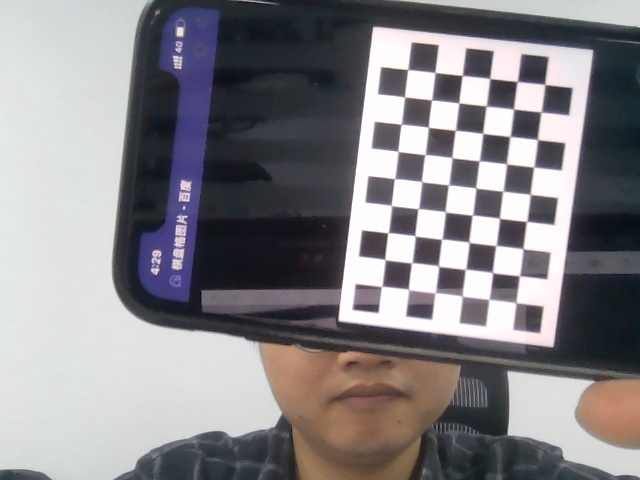
#> input picture Samples/SingleCalibration/CalImage/cal1.jpg, 640 x 480 px; its folder holds 5 pictures in this run
$ python Calibration.py
#> lines starting #> are read from the running program, lines starting #| are printed output that depends on the picture; after the words box and inside, x2 and y2 are one past the last pixel; in counts of white or black regions, pixels touching at a corner belong together
import cv2
import glob
import numpy as np
import matplotlib.pyplot as mp

# termination criteria
criteria = (cv2.TERM_CRITERIA_EPS + cv2.TERM_CRITERIA_MAX_ITER, 30, 0.001)
# prepare object points, like (0,0,0), (1,0,0), (2,0,0) ....,(6,5,0)
objp = np.zeros((9*6,3), np.float32)
objp[:,:2] = np.mgrid[0:9,0:6].T.reshape(-1,2)
objpoints = [] #chessboard conner 3d points
imgpoints = [] #conners image point
imgPaths = glob.glob('.\\CalImage\\*.jpg')
for frame in imgPaths:
    img = cv2.imread(frame)
#> img is the input picture: shape (480, 640, 3); mean B, G, R 136, 132.2, 134.8
    imggray = cv2.cvtColor(img, cv2.COLOR_RGB2GRAY)
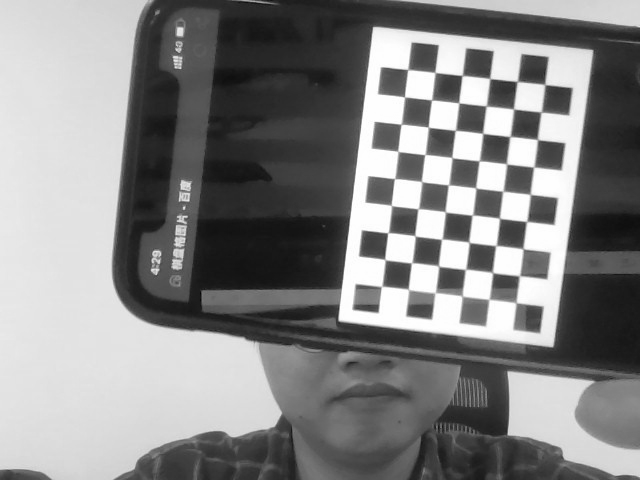
#> imggray: shape (480, 640); min 3, max 255, mean 133.6
    # Find the chess board corners
    ret, corners = cv2.findChessboardCorners(imggray, (9,6), None)
#> ret = True; corners = 54 rows, first 8: [381.5, 286.5], [384.9, 259.5], [387.5, 232.9], [391.4, 205.5], [394.5, 178.6], [397.9, 151.3], [401, 124.5], [404.6, 97.09]
    # If found, add object points, image points (after refining them)
    if ret == True:
        objpoints.append(objp)
        corners2 = cv2.cornerSubPix(imggray,corners, (11,11), (-1,-1), criteria)
#> corners2 = 54 rows, first 8: [381.9, 286.3], [384.9, 259.6], [388.1, 232.7], [391.4, 205.5], [394.6, 178.6], [397.9, 151.4], [401.3, 124.2], [404.5, 96.87]
        imgpoints.append(corners)
        # Draw and display the corners
        cv2.drawChessboardCorners(img, (9,6), corners2, ret)
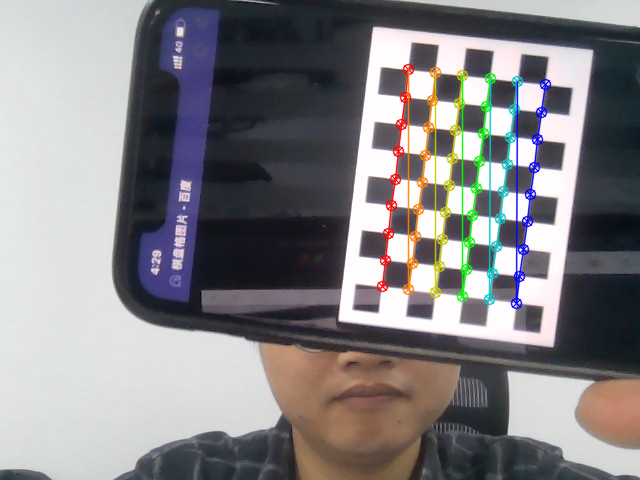
#> img: shape (480, 640, 3); 3.69% of pixels changed, all inside (x1, y1, x2, y2) = (376, 63, 552, 310)
        cv2.imshow('img', img)
        cv2.waitKey()
#> pass 2 of the loop `for frame in imgPaths:`:
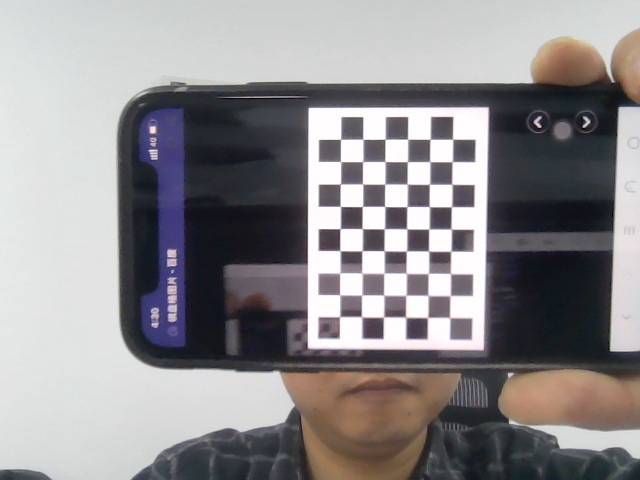
#> input picture Samples/SingleCalibration/CalImage/cal10.jpg, 640 x 480 px
#> img is the input picture: shape (480, 640, 3); mean B, G, R 142.6, 140.4, 143
#> `imggray = cv2.cvtColor(img, cv2.COLOR_RGB2GRAY)`:
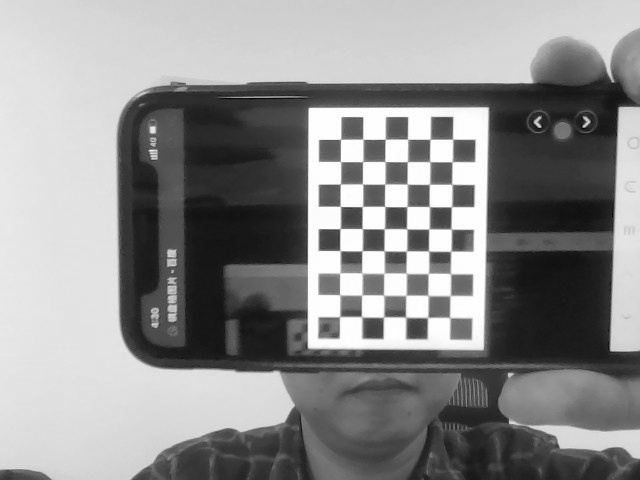
#> imggray: shape (480, 640); min 0, max 255, mean 141.3
#> corners = 54 rows, first 8: [339.8, 316.4], [339.5, 294.7], [339.5, 273.3], [339.9, 250.6], [339.9, 228.7], [340.3, 206.3], [340.3, 184.1], [340.5, 161.5]
#> corners2 = 54 rows, first 8: [339.6, 316.5], [339.7, 294.9], [340, 272.6], [339.9, 250.6], [340.1, 228.6], [340.4, 206.4], [340.4, 184.1], [340.6, 161.6]
#> `cv2.drawChessboardCorners(img, (9,6), corners2, ret)`:
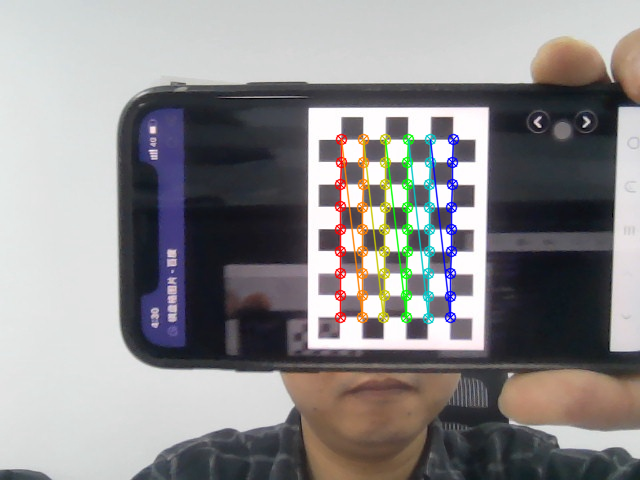
#> img: shape (480, 640, 3); 3.19% of pixels changed, all inside (x1, y1, x2, y2) = (334, 133, 460, 325)
#> pass 3 of the loop `for frame in imgPaths:`:
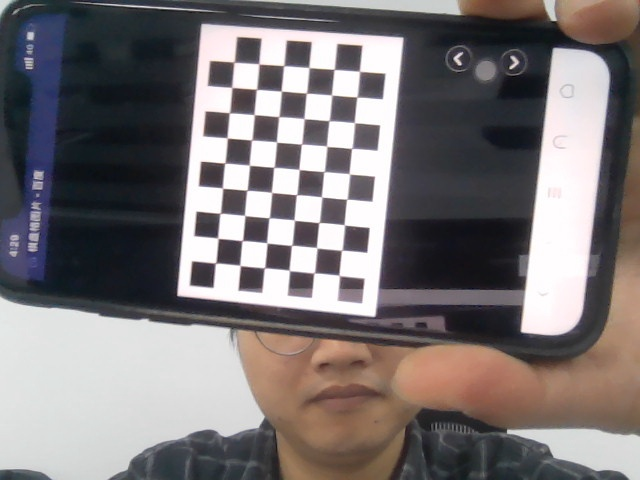
#> input picture Samples/SingleCalibration/CalImage/cal2.jpg, 640 x 480 px
#> img is the input picture: shape (480, 640, 3); mean B, G, R 117.8, 116.6, 122.3
#> `imggray = cv2.cvtColor(img, cv2.COLOR_RGB2GRAY)`:
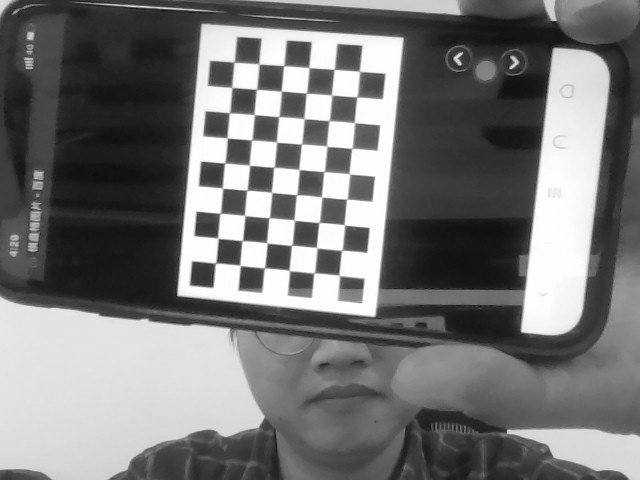
#> imggray: shape (480, 640); min 0, max 255, mean 117.6
#> corners = 54 rows, first 8: [214.9, 263.7], [218.2, 239], [220.3, 213.3], [222.5, 188.5], [224.5, 163.7], [227, 138.5], [229.1, 113.3], [232.7, 87.79]
#> corners2 = 54 rows, first 8: [215.5, 263], [217.8, 238.2], [220.2, 213.3], [222.5, 188.1], [224.7, 163.1], [227.2, 137.9], [229.4, 112.8], [231.8, 87.35]
#> `cv2.drawChessboardCorners(img, (9,6), corners2, ret)`:
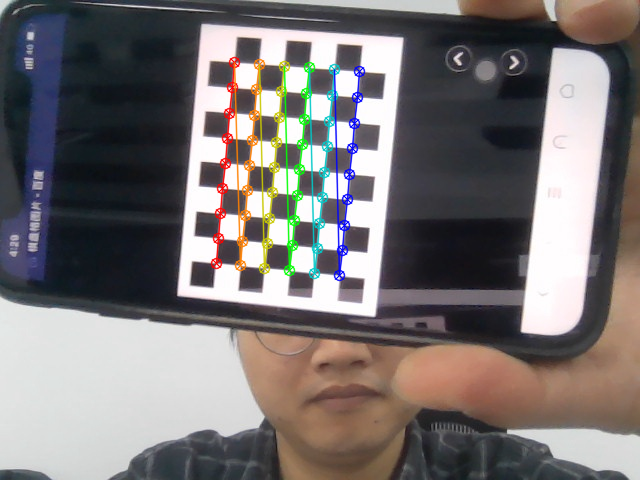
#> img: shape (480, 640, 3); 3.47% of pixels changed, all inside (x1, y1, x2, y2) = (210, 56, 366, 282)
#> the loop made 5 passes; the first 3 are shown
shape  = imggray.shape[::-1]
#> shape = (640, 480)
ret,cameraMatrix,dist,rvecs,tvecs = cv2.calibrateCamera(objpoints, imgpoints, shape ,None,None)

#optimal cameramatrix
imgT = cv2.imread('.\\CalImage\\cal1.jpg')
h,  w = imgT.shape[:2]
#> h = 480; w = 640
newcameramtx, roi = cv2.getOptimalNewCameraMatrix(cameraMatrix, dist, (w,h), 1, (w,h),True)
# undistort
dst = cv2.undistort(imgT, cameraMatrix, dist, None, cameraMatrix)
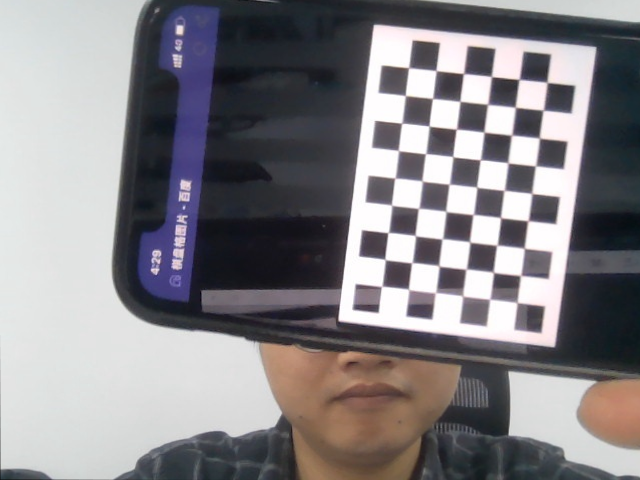
#> dst: shape (480, 640, 3); mean B, G, R 136.1, 132.2, 134.8
# crop the image
x, y, w, h = roi
dst = dst[y:y+h, x:x+w]
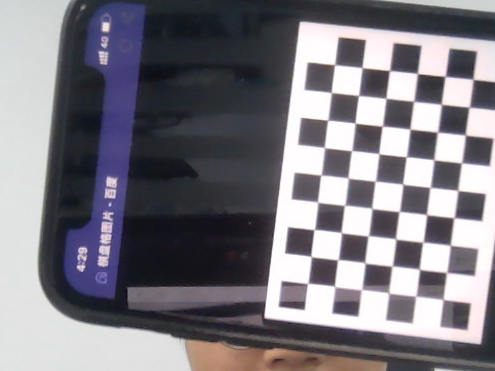
#> dst: shape (371, 495, 3); mean B, G, R 129.6, 122.1, 124.7
cv2.imshow('img', dst)
cv2.waitKey()

#EMS-ERROR
mean_error = 0
for i in range(len(objpoints)):
    imgpoints2, _ = cv2.projectPoints(objpoints[i], rvecs[i], tvecs[i], cameraMatrix, dist)
    error = cv2.norm(imgpoints[i], imgpoints2, cv2.NORM_L2)/len(imgpoints2)
    mean_error += error
print( "total error: {}".format(mean_error/len(objpoints)) )

cv2.destroyAllWindows()
